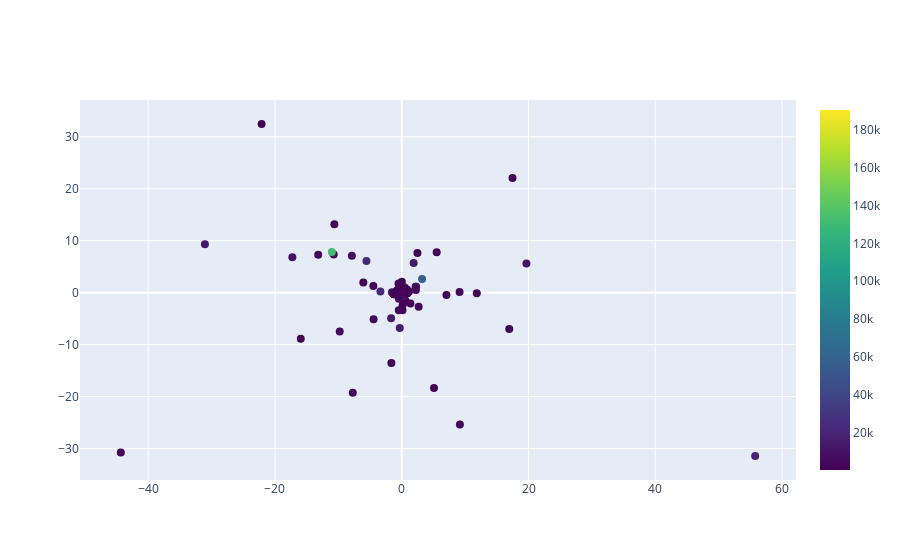

This figure's notebook cell:
### Code cell
import plotly.graph_objects as go
import numpy as np

fig = go.Figure(data=go.Scatter(
    y = two_dimensional_songs['Y'],
    x = two_dimensional_songs['X'],
    text = two_dimensional_songs['artista']+ "_"+two_dimensional_songs['cancion'] ,
    mode='markers',
    marker=dict(
        size= 8,#'7',
        color = two_dimensional_songs['visitas'], #set color equal to a variable
        colorscale='Viridis',
        showscale=True
    )
))

fig.show()
#Grafico2

### Figure 1 — Plotly figure (JSON) as saved in the notebook; plotly's stock layout.template omitted (floating-point values rounded to 4 significant figures; data arrays with more than 128 entries replaced by an {"elided": "..."} marker saying what was removed)
{"data": [{"marker": {"color": {"elided": "932 int values"}, "colorscale": [[0, "#440154"], [0.1111, "#482878"], [0.2222, "#3e4989"], [0.3333, "#31688e"], [0.4444, "#26828e"], [0.5556, "#1f9e89"], [0.6667, "#35b779"], [0.7778, "#6ece58"], [0.8889, "#b5de2b"], [1, "#fde725"]], "showscale": true, "size": 8}, "mode": "markers", "text": {"elided": "932 str values"}, "type": "scatter", "x": {"elided": "932 float values"}, "y": {"elided": "932 float values"}}], "layout": {}}
